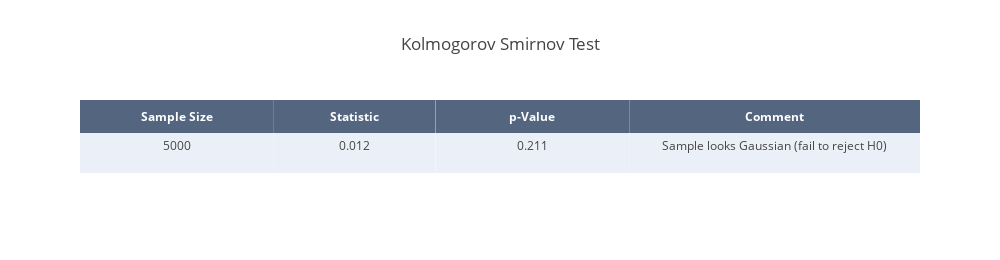

This figure's notebook cell:
### Markdown cell above
### Kolmogorov Smirnov Test
The Kolmogorov-Smirnov test (KS test) was first derived by Kolmogorov (1933) and later modified by Smirnov (1948). It is a statistical test for the agreement of two probability distributions. More Specifically, it compares the cumulative distribution of the sample data with the expected cumulative normal distribution and bases its P value on the largest discrepancy. The KS test can be modified to serve as a normality test; in this case the samples are standardized and compared to a standard normal distribution.

### Code cell
# Normality test
test = "Kolmogorov Smirnov Test"
stat, p = stats.kstest(np.array(samples_i_t),'norm', alternative = 'greater')

# Round results
stat = round(stat, 3)
p = round(p, 3)

# Interpre results
alpha = 0.05
if p > alpha:
    msg = 'Sample looks Gaussian (fail to reject H0)'
else:
    msg = "Sample does not look Gaussian (reject H0)"

# Create table
result_mat = [len(samples_i_t), stat, p, msg]

trace = go.Table(
    header=dict(values=['<b>Sample Size</b>', '<b>Statistic</b>', '<b>p-Value</b>', '<b>Comment</b>'],
                line = dict(width=0),
                fill = dict(color='rgba(42,63,95,0.8)'),
                align = 'center',
                font = dict(
                    color = '#ffffff',
                    size = 12
                )),
    cells=dict(values=np.array(result_mat).T,
               line = dict(width=0),
               fill = dict(color=[['#EBF0F8', '#ffffff', '#EBF0F8', '#ffffff']]),
               align = 'center',
               height = 40),
    columnwidth=[0.3, 0.25, 0.3, 0.45])
       
data = [trace]

layout = dict(title=test, height=260, width=1000)

ks_table = dict(data=data, layout=layout)

# Plot table
iplot(ks_table)

### Figure 1 — Plotly figure (JSON) as saved in the notebook; plotly's stock layout.template omitted (floating-point values rounded to 4 significant figures)
{"data": [{"cells": {"align": "center", "fill": {"color": [["#EBF0F8", "#ffffff", "#EBF0F8", "#ffffff"]]}, "height": 40, "line": {"width": 0}, "values": ["5000", "0.012", "0.211", "Sample looks Gaussian (fail to reject H0)"]}, "columnwidth": [0.3, 0.25, 0.3, 0.45], "header": {"align": "center", "fill": {"color": "rgba(42,63,95,0.8)"}, "font": {"color": "#ffffff", "size": 12}, "line": {"width": 0}, "values": ["<b>Sample Size</b>", "<b>Statistic</b>", "<b>p-Value</b>", "<b>Comment</b>"]}, "type": "table", "uid": "85393c17-3922-4a2a-b4c3-50dc0bd58f6b"}], "layout": {"height": 260, "title": {"text": "Kolmogorov Smirnov Test"}, "width": 1000}}
